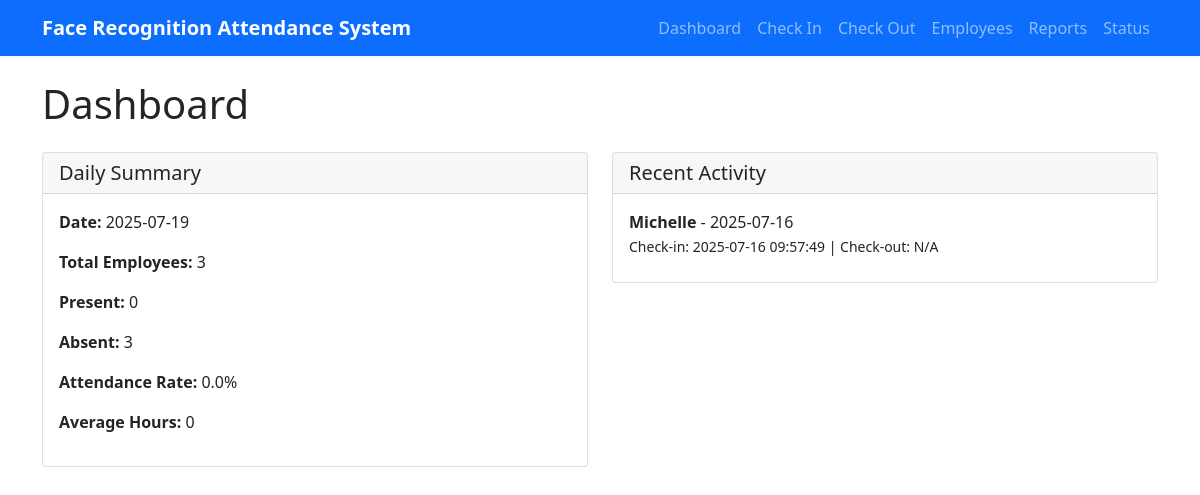
Page /dashboard on the earlier database version.
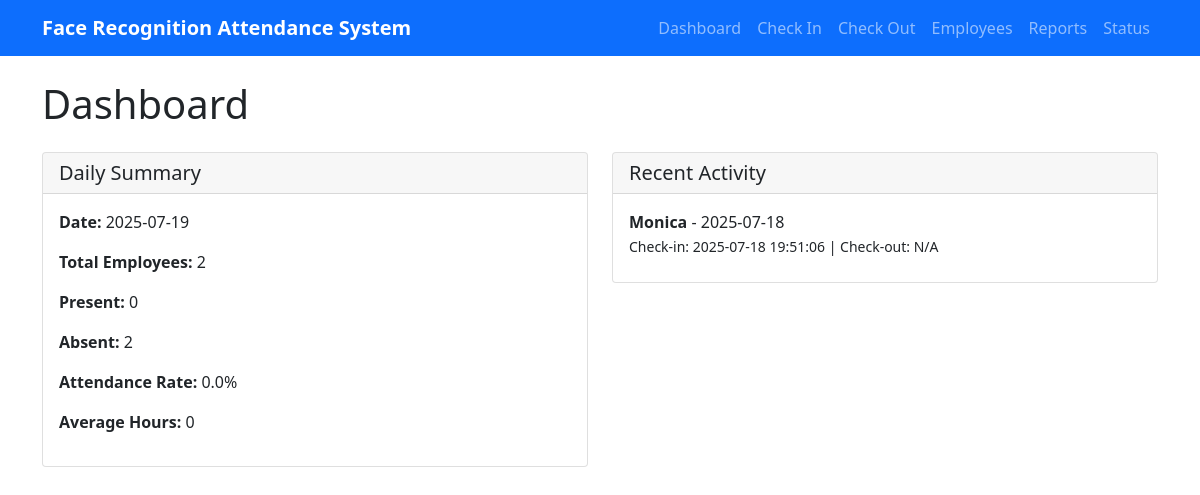
Same page on the later database version.
### tables this page shows
CREATE TABLE attendance (
                    id INTEGER PRIMARY KEY AUTOINCREMENT,
                    name TEXT NOT NULL,
                    date TEXT NOT NULL,
                    check_in_time TEXT,
                    check_out_time TEXT,
                    total_hours REAL,
                    status TEXT DEFAULT 'present',
                    created_at TIMESTAMP DEFAULT CURRENT_TIMESTAMP
                );

### attendance_web_server.py (the view)
@app.route('/dashboard')
def dashboard():
    db = get_db()
    summary = db.get_daily_summary()
    recent_records = db.get_attendance_report()[:10]
    employees = db.get_employees()
    return render_template('dashboard.html',
                         summary=summary,
                         recent_records=recent_records,
                         employees=employees)

### attendance_database.py (called while the page is built)
    def _get_connection(self):
        return sqlite3.connect(self.db_path, check_same_thread=False)

    def get_employees(self) -> List[Dict]:
        try:
            conn = self._get_connection()
            cursor = conn.cursor()
            cursor.execute('''
                SELECT id, name, employee_id, department, position
                FROM employees
                WHERE is_active = 1
                ORDER BY name
            ''')
            employees = []
            for row in cursor.fetchall():
                employees.append({
                    'id': row[0],
                    'name': row[1],
                    'employee_id': row[2],
                    'department': row[3],
                    'position': row[4]
                })
            conn.close()
            return employees
        except Exception as e:
            print(f"Error getting employees: {e}")
            return []

### attendance_web_server.py (called while the page is built)
def get_db():
    global db
    if db is None:
        db = AttendanceDatabase()
    return db

### templates/dashboard.html (shortened to what this page needs)
{% extends "base.html" %}
{% block content %}
<h1 class="mb-4">Dashboard</h1>
<div class="row">
    <div class="col-md-6">
        <div class="card">
            <div class="card-header">
                <h5 class="card-title mb-0">Daily Summary</h5>
            </div>
            <div class="card-body">
                <p><strong>Date:</strong> {{ summary.date }}</p>
                <p><strong>Total Employees:</strong> {{ summary.total_employees }}</p>
                <p><strong>Present:</strong> {{ summary.present_employees }}</p>
                <p><strong>Absent:</strong> {{ summary.absent_employees }}</p>
                <p><strong>Attendance Rate:</strong> {{ "%.1f"|format(summary.attendance_rate) }}%</p>
                <p><strong>Average Hours:</strong> {{ summary.average_hours }}</p>
            </div>
        </div>
    </div>
    <div class="col-md-6">
        <div class="card">
            <div class="card-header">
                <h5 class="card-title mb-0">Recent Activity</h5>
            </div>
            <div class="card-body">
                {% if recent_records %}
                    {% for record in recent_records %}
                        <div class="mb-2">
                            <strong>{{ record.name }}</strong> - {{ record.date }}<br>
                            <small>Check-in: {{ record.check_in_time or 'N/A' }} |
                                   Check-out: {{ record.check_out_time or 'N/A' }}</small>
                        </div>
                    {% endfor %}
                {% else %}
                    <p>No recent activity</p>
                {% endif %}
            </div>
        </div>
    </div>
</div>
{% endblock %}

Differences in the rows shown:
removed attendance: name "Michelle", date "2025-07-16", check_in_time "2025-07-16 09:57:49", check_out_time "N/A"
added attendance: name "Monica", date "2025-07-18", check_in_time "2025-07-18 19:51:06", check_out_time "N/A"
Other differences:
{{ summary.total_employees }}: "3" → "2"
{{ summary.absent_employees }}: "3" → "2"
